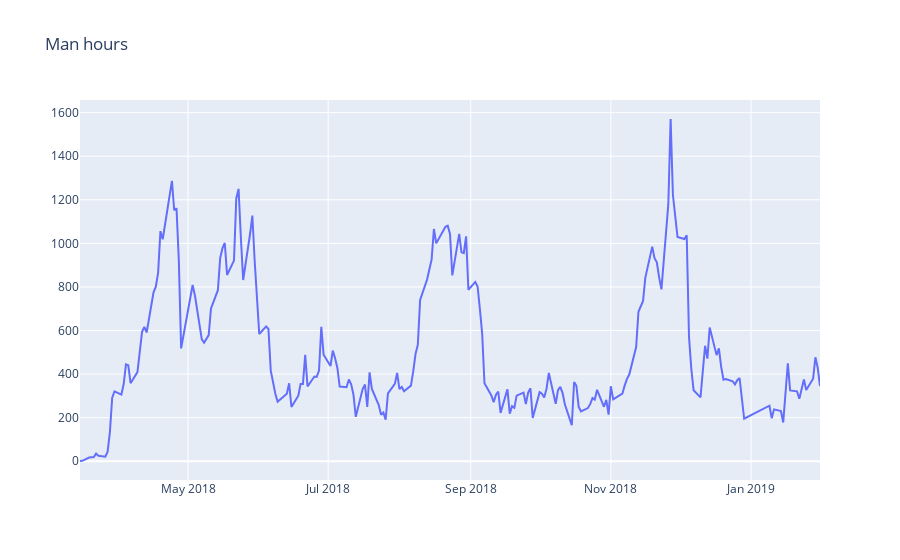

Source (notebook cell):
### Markdown cell above
Для примера возьмем реальные данные по часовому онлайну игроков в одной из мобильных игрушек

### Code cell
dataset = pd.read_excel('./data.xlsx', index_col='date')
plotly_df(dataset, title = "Man hours")
#dataset

### Figure 1 — Plotly figure (JSON) as saved in the notebook; plotly's stock layout.template omitted (floating-point values rounded to 4 significant figures; data arrays with more than 128 entries replaced by an {"elided": "..."} marker saying what was removed)
{"data": [{"mode": "lines", "name": "manHours", "type": "scatter", "x": {"elided": "220 str values"}, "y": {"elided": "220 int values"}}], "layout": {"title": {"text": "Man hours"}}}
